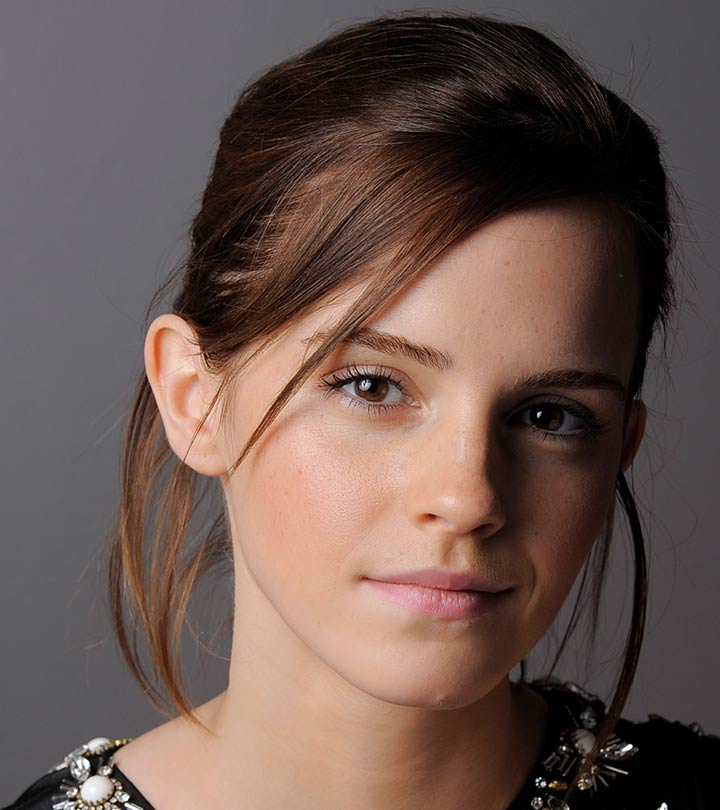
#> input picture a1images/emma.jpg, 720 x 810 px
$ jupyter execute Assignment1.ipynb
#> lines starting #> are read from the running program, lines starting #| are printed output that depends on the picture; after the words box and inside, x2 and y2 are one past the last pixel; in counts of white or black regions, pixels touching at a corner belong together
1. Implement the intensity transformation

[cell 1]
import cv2 as cv
import numpy as np
import matplotlib.pyplot as plt

Load the grayscale image

[cell 2]
image_path = "a1images/emma.jpg"
image = cv.imread(image_path, cv.IMREAD_GRAYSCALE)
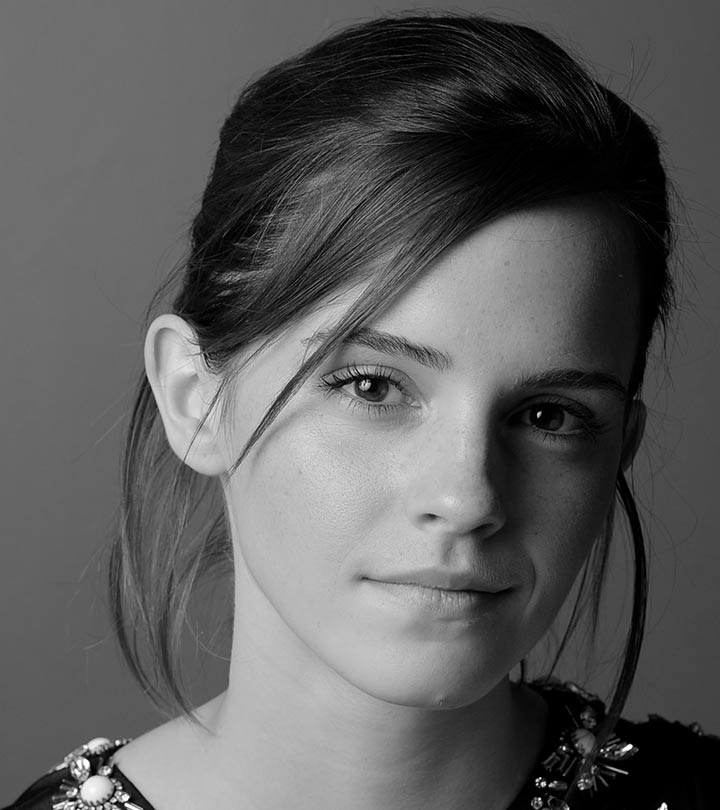
#> image: shape (810, 720); min 0, max 255, mean 92.3

# Display the image
plt.imshow(image, cmap='gray')
plt.title('Original Image')
plt.axis('off')  # Hide axis
plt.show()

 lookup table for an intensity transformation

[cell 3]
t1 = np.linspace(0, 50, 50).astype('uint8')
t2 = np.linspace(100, 255, 100).astype('uint8')
t3 = np.linspace(150, 255, 106).astype('uint8')

lookup_table = np.concatenate([t1, t2, t3])

visually represents the lookup table

[cell 4]
#input intensities
input_intensities = np.arange(256)

#plot input and output intensities
plt.figure(figsize=(8,6))
plt.plot(input_intensities, lookup_table, color='blue', label="intensity transformation")
plt.title('Input vs Output Intensities')
plt.xlabel('Input Intensities')
plt.ylabel('Output Intensities')
plt.grid(True)
plt.legend()
plt.show()
#> figure, not shown here; curve peaks at x = 149, y = 255

Appy Transformation

[cell 5]
image_transformed = cv.LUT(image, lookup_table)
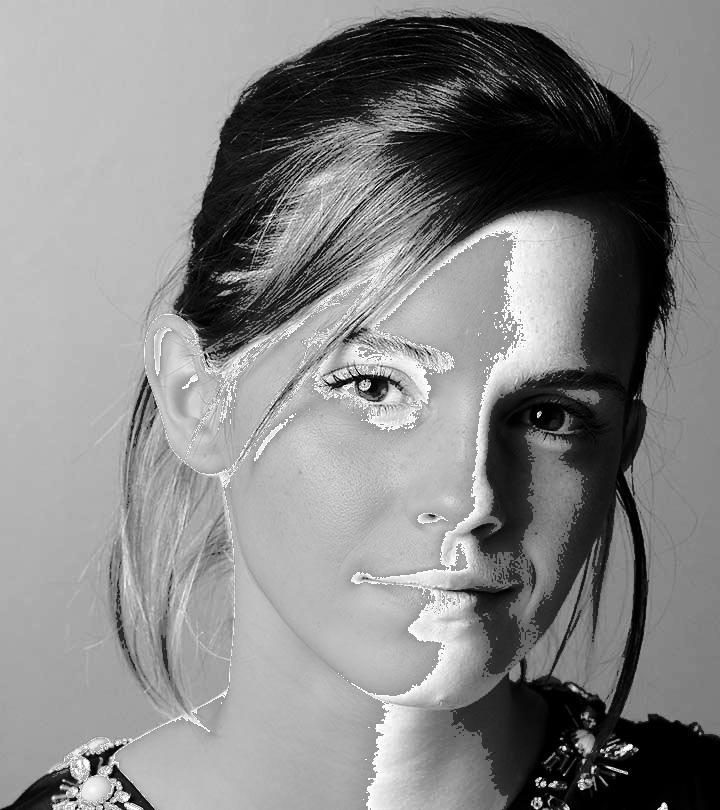
#> image_transformed: shape (810, 720); min 0, max 255, mean 133.5

# Display original and transformed image
plt.figure(figsize=(12, 6))
plt.subplot(1, 2, 1)
plt.imshow(image, cmap='gray')
plt.title('Original Image')
plt.axis('off')

plt.subplot(1, 2, 2)
plt.imshow(image_transformed, cmap='gray')
plt.title('Transformed Image')
plt.axis('off')

plt.show()
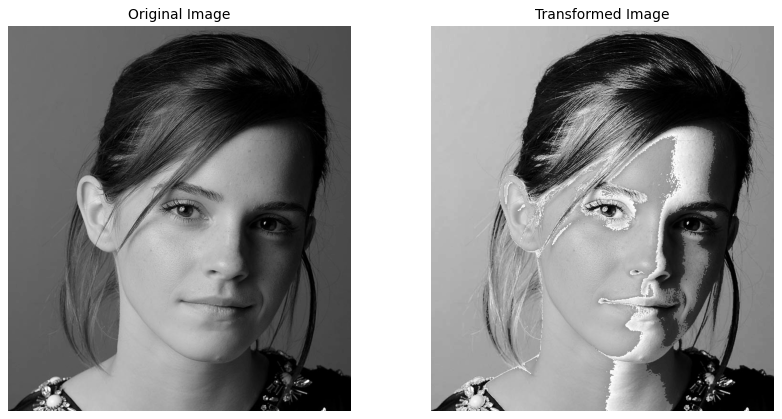
#> figure drawn by matplotlib, 2 panels

2.Accentuate white and grey matter

[cell 6]
image_path_2 = "a1images/brain_proton_density_slice.png"
brain_image = cv.imread(image_path_2, cv.IMREAD_GRAYSCALE)
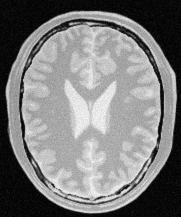
#> input picture a1images/brain_proton_density_slice.png, 181 x 217 px
#> brain_image is the input picture: shape (217, 181); min 0, max 251, mean 123.7

# Display the image
plt.figure(figsize=(8, 6))
plt.imshow(brain_image, cmap='gray')
plt.title('Original brain proton density image')
plt.axis('off')  # Hide axis
plt.show()

[cell 7]
# Display histogram of the original image
fig, ax = plt.subplots(1, 2, figsize=(12, 4))
ax[0].imshow(brain_image, cmap='gray', vmin=0, vmax=255)
ax[0].set_title('Original Image')
ax[0].axis('off')
ax[1].hist(brain_image.ravel(), 256, [0, 256])
ax[1].set_title('Histogram')
ax[1].set_xlabel('Intensity Value')
ax[1].set_ylabel('Frequency')
plt.show()
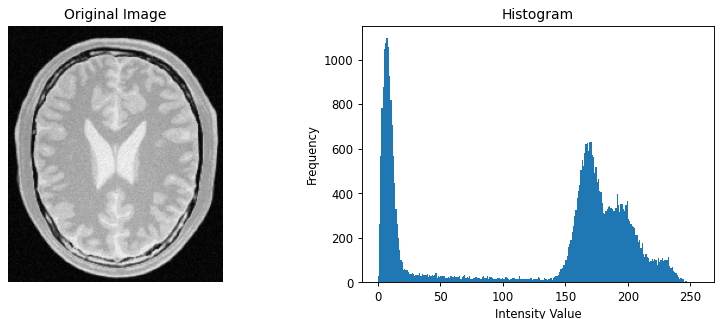
#> figure drawn by matplotlib, 2 panels; panel 2: tallest bar 1097 high, from x = 7 to 8

Typical Intensity Characteristics in PD Images:

White Matter (WM): Usually has lower proton density, so it appears darker than grey matter.

Grey Matter (GM): Has a higher proton density than white matter, so it appears brighter than white matter.

Cerebrospinal Fluid (CSF): Has the highest proton density, so it appears brightest.

In histogram we can see,

A big peak for background (dark intensities near 0).

A medium peak for white matter (lower-mid intensities).

A brighter peak for grey matter.

Possibly a small peak at high intensities for CSF or bright artifacts.

[cell 8]
# plot intensity transformation of white and gray matter on same plot
input_intensity = np.arange(256)
output_intensity_gray = np.copy(input_intensity)
output_intensity_gray[180:220] = 1.7 * output_intensity_gray[180:220] - 119

output_intensity_white = np.copy(input_intensity)
output_intensity_white[135:175] = 1.7 * output_intensity_white[135:175] -42.5

plt.figure(figsize=(8, 6))
plt.plot(input_intensity, output_intensity_gray, label='Gray Matter Transformation', color='orange')
plt.plot(input_intensity, output_intensity_white, label='White Matter Transformation', color='black')

plt.title('Intensity Transformations')
plt.xlabel('Input Intensity')
plt.ylabel('Output Intensity')
plt.grid(True)
plt.legend()
plt.show()
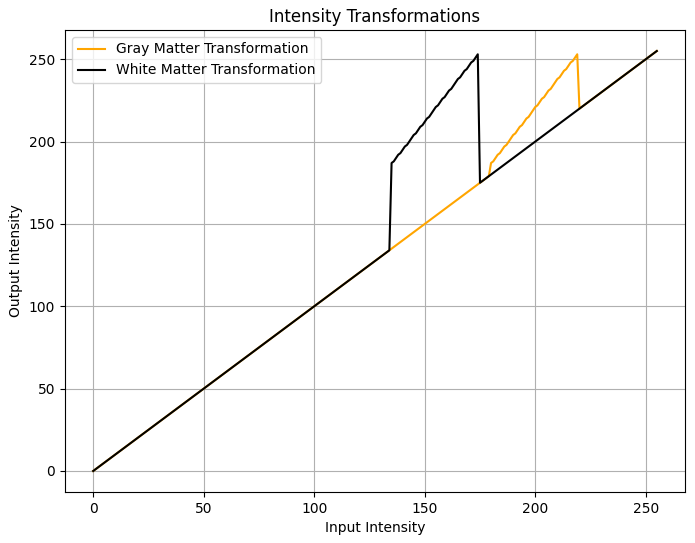
#> figure drawn by matplotlib, 1 panel; curve peaks at x = 255, y = 255; curve peaks at x = 255, y = 255

[cell 9]
def accentuate_matter(image):
    # Create a copy of image
    image_accentuated_grey = np.copy(image)

    #Apply transformation for gray matter 150 to 180
    gray_matter_mask = (image >= 180) & (image <= 220)
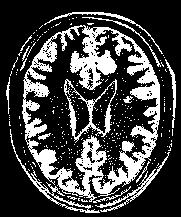
#> gray_matter_mask: shape (217, 181) bool; 26.4% white; 317 white regions (302 under 20 px), largest, box (x1, y1, x2, y2) and area: (22, 25, 160, 202) 7297, (64, 79, 117, 143) 703, (10, 129, 100, 213) 488
    image_accentuated_grey[gray_matter_mask] = 1.7 * image_accentuated_grey[gray_matter_mask] - 119
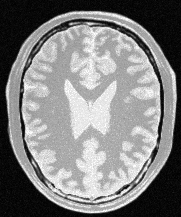
#> image_accentuated_grey: shape (217, 181); min 0, max 255, mean 128.4

    image_accentuated_white = np.copy(image)
    # Apply transformation for white matter 100 to 250
    white_matter_mask = (image >= 135) & (image <= 175)
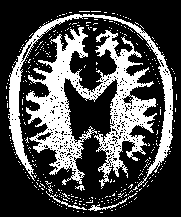
#> white_matter_mask: shape (217, 181) bool; 29.1% white; 347 white regions (342 under 20 px), largest, box (x1, y1, x2, y2) and area: (26, 27, 157, 189) 7647, (8, 14, 173, 187) 2868, (88, 198, 127, 211) 98, (46, 191, 87, 210) 87, (75, 185, 85, 191) 28
    image_accentuated_white[white_matter_mask] = 1.7 * image_accentuated_white[white_matter_mask] - 42.5
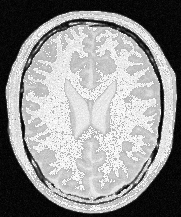
#> image_accentuated_white: shape (217, 181); min 0, max 255, mean 144.7

    return image_accentuated_grey, image_accentuated_white

# Apply the accentuation transformation
image_accentuated_grey, image_accentuated_white = accentuate_matter(brain_image)

# Display the masks
plt.figure(figsize=(12, 6))
plt.subplot(1, 2, 1)
plt.imshow(image_accentuated_grey, cmap='gray')
plt.title("Gray Matter")
plt.axis('off')

plt.subplot(1, 2, 2)
plt.imshow(image_accentuated_white, cmap='gray')
plt.title("White Matter")
plt.axis('off')

# Display the original and transformed images side by side
plt.figure(figsize=(6, 6))
plt.imshow(brain_image, cmap='gray')
plt.title("Original Image")
plt.axis('off')

plt.tight_layout()
plt.show()
